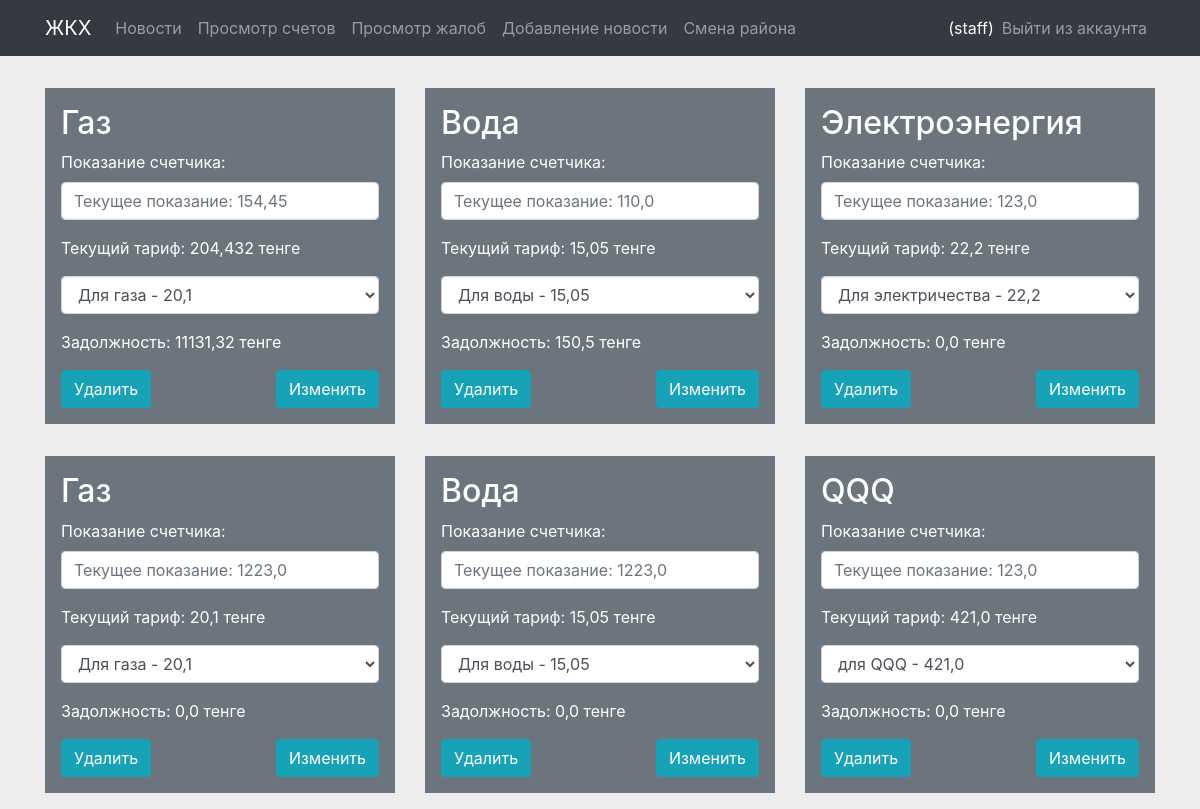
Page /bills/3 (signed in) on the earlier database version.
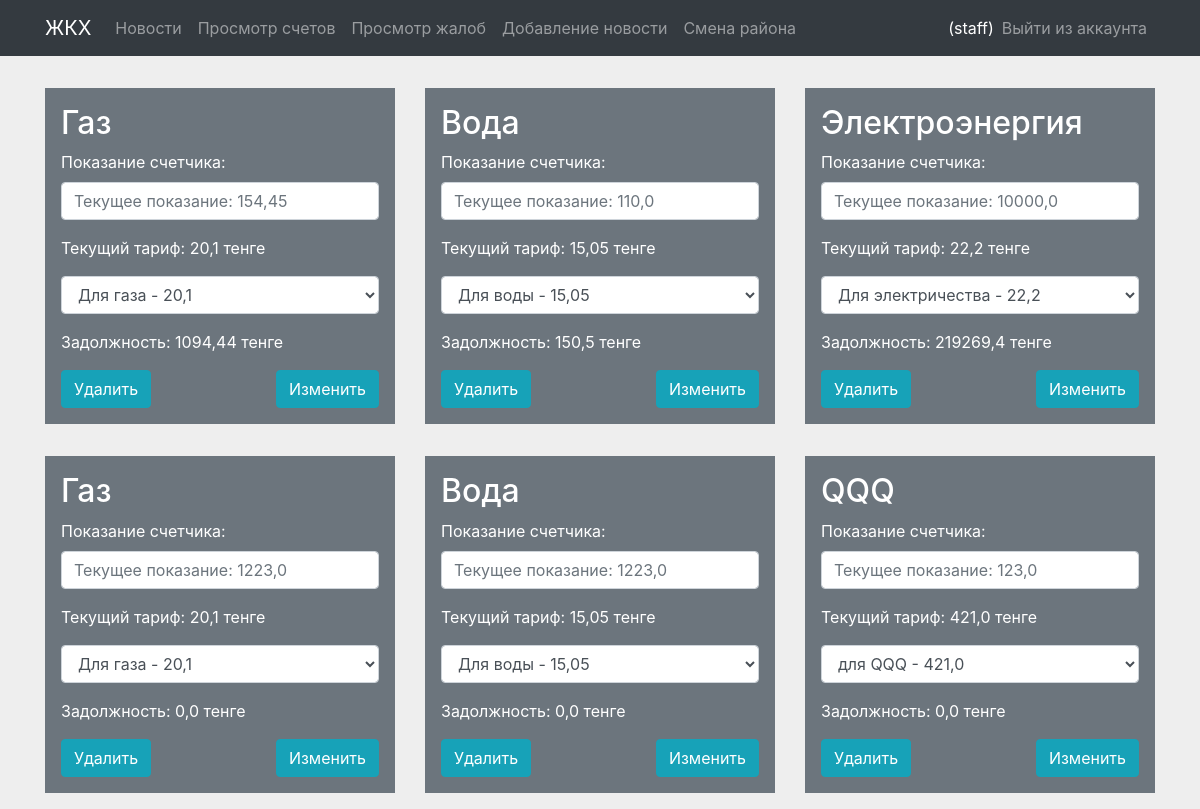
Same page on the later database version.
### main/models.py (models this page shows, shortened)
class CustomUser(AbstractUser):
    address = models.CharField("Адрес", max_length=100, null=False, blank=False, unique=True)
    district = models.ForeignKey(District, on_delete=models.CASCADE, default='1')
    allows = models.CharField("Разрешение", max_length=1, null=False, blank=False, default='1')
    email = models.EmailField("Почта",null=False, blank=False, unique=True)
    want_staff = models.BooleanField("Хочет быть админом", default=False)
    objects = CustomUserManager()
    REQUIRED_FIELDS = []

class Bill(models.Model):
    name = models.ForeignKey('Bill_name', on_delete=models.CASCADE)
    last_count = models.FloatField('Последнее оплаченное значение счетчика', null=False, blank=False)
    current_count = models.FloatField('Нынешнее значение счетчика',  null=False, blank=False)
    address = models.CharField("Адрес", max_length=100, null=False, blank=False)
    rate = models.ForeignKey('Bill_rate', on_delete=models.PROTECT)
    cost = models.FloatField('Для оплаты')
    time_pay = models.DateTimeField(auto_now = True)

class Bill_name(models.Model):
    name = models.CharField("Название", max_length=100, null=False, blank=False)
    unit = models.CharField("Единица измерения", max_length=100, null=False, blank=False)
    default_rate = models.SmallIntegerField("Стандартное значение при создании счетичка", null=False, blank=False)
    def __str__(self):
        return self.name

class Bill_rate(models.Model):
    name = models.CharField("Название тарифа", max_length=100, null=False, blank=False)
    cost = models.FloatField("Тариф", null=False, blank=False)
    district = models.ForeignKey('District', on_delete=models.CASCADE, default='1')
    bill_name = models.ForeignKey('Bill_name', on_delete=models.CASCADE)

### main/views.py (the view, shortened to what this page needs)
# urls.py: path('bills/<int:user_id>', views.bill, name = 'bill'),
def bill(request, user_id):
    rows = []
    user = CustomUser.objects.get(id = user_id)
    if request.user.id == user_id:
        title = "Ваши счета"
    else:
        title = "Счета " + user.address
    bills = Bill.objects.filter(address = user.address)
    for el in bills:
        el.cost = round((el.current_count - el.last_count) * el.rate.cost, 2)
    rates = Bill_rate.objects.filter(Q(district = 1) | Q(district = user.district))
    for i in range(len(bills)//3+1):
        rows.append('row')
    bills_m = []            #Алгортим для создания рядов и столбцов
    bills_t = []
    i = 0
    for bill in bills:
        i += 1
        if i == len(bills):
            i = 1000
        bills_t.append(bill)
        if len(bills_t) == 3 or i == 1000:
            bills_m.append(bills_t)
            bills_t = []      #Тут он заканчивается
    return render(request, 'main/bills/bill.html', {'title': title, 'bills': bills_m, 'u': user, 'rates': rates, 'rows': rows})

### templates/main/bills/bill.html (shortened to what this page needs)
{% extends 'page.html' %}
{% block content %}
    <div class="container">
        {% if user.address == u.address %}
        <div class="row">
            <a href="{% url 'create_bill' %}">Создать счет</a>
        </div>
        {%for bill_row in bills %}
        <div class="row">
           {%for el in bill_row%}
            <div class="col-sm">
                <div class="container p-3 my-3 bg-secondary text-white">
                    <h2>{{el.name}}</h2>
                    <p>Показание счетчика: {{el.current_count}} {{el.name.unit}}</p>
                    <p>Текущий тариф: за 1 {{el.name.unit}} к оплате {{el.rate.cost}} тенге</p>
                    <p>К оплате: {{el.cost}} тенге</p>
                    <div class = "d-flex justify-content-between">
                        <a class="btn btn-info" href="">Оплатить</a>
                    </div>
                </div>
            </div>
            {% endfor %}
        </div>
        {% endfor %}
        {% elif user.allows == '2' and user.district == u.district %}
        {%for bill_row in bills %}
        <div class="row">
            {%for el in bill_row%}
            <div class="col-sm">
                <form action="" method="post">{%csrf_token%}
                    <div class="container p-3 my-3 bg-secondary text-white">
                        <h2>{{el.name}}</h2>
                        <p>Показание счетчика: <input type="number" name = 'current_count' class = "mt-2 form-control" min="0" step="0.001" value="{{el.current_count}}" placeholder="Текущее показание: {{el.current_count}}"></p>
                        <p>Текущий тариф: {{el.rate.cost}} тенге</p>
                        <select name="rate" id="" class = "form-control">
                            {% for rate in rates %}
                            {% if rate.bill_name == el.name %}
                            <option value="{{rate.id}}">{{rate.name}} - {{rate.cost}}</option>
                            {% endif %}
                            {% endfor %}
                        </select>
                        <p class = "mt-3">Задолжность: {{el.cost}} тенге</p>
                        <div class = "d-flex justify-content-between">
                            <a class="btn btn-info" href="{% url 'bill_del' el.id %}">Удалить</a>
                            <input class = "btn btn-info" type="submit" value="Изменить">
                        </div>
                    </div>
                </form>
            </div>
            {% endfor %}
        </div>
        {% endfor %}
        {% else %}
        <h1>Отказано в доступе</h1>
        {% endif %}
    </div>
{% endblock %}

### templates/page.html (shortened to what this page needs)
<!DOCTYPE html>
<html lang="en">
<head>
    <link rel="stylesheet" href="https://cdn.jsdelivr.net/npm/bootstrap@4.0.0/dist/css/bootstrap.min.css">
    {% load static %}
    <link rel="stylesheet" href={% static "css/style.css" %}>
</head>
<body>
<nav class="navbar navbar-expand-lg bg-dark navbar-dark mb-3">
    <div class="container">
        <a class="navbar-brand" href="{% url 'news' %}">ЖКХ</a>
    <div class="collapse navbar-collapse" id="navbarSupportedContent">
        <ul class="navbar-nav mr-auto">
            <li class="nav-item {% if title == 'Новости'%}active {%endif%}">
                <a class="nav-link" href="{% url 'news' %}">Новости</a>
            </li>
            {%if user.allows == '1' %}
            <li class="nav-item {% if title == 'Ваши счета'%}active {%endif%}">
                <a class="nav-link" href="{% url 'bill' user.id %}">Просмотр счетов</a>
            </li>
            <li class="nav-item {% if title == 'Создание жалобы'%}active {%endif%}">
                <a class="nav-link" href="{% url 'create_report' %}">Оставить жалобу</a>
            </li>
            <li class="nav-item {% if title == 'Мои жалобы'%}active {%endif%}">
                <a class="nav-link" href="{% url 'my_reports' %}">Мои жалобы</a>
            </li>
            {% elif user.allows == '2' %}
            <li class="nav-item {% if title == 'Счета'%}active {%endif%}">
                <a class="nav-link" href="{% url 'bills' %}">Просмотр счетов</a>
            </li>
            <li class="nav-item {% if title == 'Жалобы'%}active {%endif%}">
                <a class="nav-link" href="{% url 'reports' %}">Просмотр жалоб</a>
            </li>
            <li class="nav-item {% if title == 'Создание новости'%}active {%endif%}">
                <a class="nav-link" href="{% url 'create_new' %}">Добавление новости</a>
            </li>
            <li class="nav-item {% if title == 'Смена района'%}active {%endif%}">
                <a class="nav-link" href="{% url 'change_district' %}">Смена района</a>
            </li>
            {% endif %}
        </ul>
        <div class = "navbar-nav form-inline my-2 my-lg-0 ">
            {% if user.is_authenticated %}
                <a class="text-white" href="{% url 'account' %}">({{ user.username }})</a>
                <a class="nav-link" href="{% url 'logout' %}">Выйти из аккаунта</a>
            {% else %}
                <a class="nav-link" href="{% url 'login' %}">Войти в аккаунт</a>
            {% endif %}
        </div>
    </div>
    </div>
</nav>
    {% block content %}
    {% endblock %}
</body>
</html>

### main/static/css/style.css (style rules this page uses)
body { background-color: #eee; }

Differences in the rows shown:
changed Bill "Текущее показание: 154,45": rate.cost "204,432" → "20,1"; cost "11131,32" → "1094,44"
changed Bill "Электроэнергия": current_count "Текущее показание: 123,0" → "Текущее показание: 10000,0"; cost "0,0" → "219269,4"
